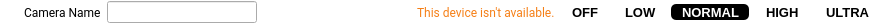
<?xml version="1.0" encoding="UTF-8"?>
<ui version="4.0">
 <class>VideoControlWidget</class>
 <widget class="QWidget" name="VideoControlWidget">
  <property name="geometry">
   <rect>
    <x>0</x>
    <y>0</y>
    <width>879</width>
    <height>24</height>
   </rect>
  </property>
  <property name="minimumSize">
   <size>
    <width>0</width>
    <height>24</height>
   </size>
  </property>
  <property name="maximumSize">
   <size>
    <width>16777215</width>
    <height>24</height>
   </size>
  </property>
  <property name="windowTitle">
   <string>Form</string>
  </property>
  <property name="styleSheet">
   <string notr="true">.QWidget {
	background-color: white;
	border-radius: 5px;
}

QRadioButton::indicator {
	width: 0px; 
	height: 0px; 
}

QRadioButton {
	background-color: transparent;
	color: black;
	border-radius: 5px;
	padding-left:5px;
	padding-right:5px;
	font-family: &quot;Roboto&quot;;
	font-size: 10pt;
	font-weight: bold;
}

QRadioButton:checked {
	background-color: black;
	color: white;
}</string>
  </property>
  <layout class="QHBoxLayout" name="horizontalLayout">
   <property name="leftMargin">
    <number>0</number>
   </property>
   <property name="topMargin">
    <number>0</number>
   </property>
   <property name="rightMargin">
    <number>0</number>
   </property>
   <property name="bottomMargin">
    <number>0</number>
   </property>
   <item>
    <widget class="QLabel" name="graphicLabel">
     <property name="minimumSize">
      <size>
       <width>18</width>
       <height>18</height>
      </size>
     </property>
     <property name="maximumSize">
      <size>
       <width>18</width>
       <height>18</height>
      </size>
     </property>
     <property name="styleSheet">
      <string notr="true">qproperty-pixmap: url(:/icons/camera_black_18px.png);</string>
     </property>
    </widget>
   </item>
   <item>
    <widget class="QLabel" name="nameLabel">
     <property name="font">
      <font>
       <family>Roboto</family>
      </font>
     </property>
     <property name="text">
      <string>Camera Name</string>
     </property>
    </widget>
   </item>
   <item>
    <widget class="QLineEdit" name="nameLineEdit">
     <property name="minimumSize">
      <size>
       <width>150</width>
       <height>0</height>
      </size>
     </property>
    </widget>
   </item>
   <item>
    <widget class="QPushButton" name="editNameButton">
     <property name="cursor">
      <cursorShape>PointingHandCursor</cursorShape>
     </property>
     <property name="styleSheet">
      <string notr="true">qproperty-icon: url(:/icons/edit_black_18px.png);</string>
     </property>
     <property name="text">
      <string/>
     </property>
     <property name="flat">
      <bool>true</bool>
     </property>
    </widget>
   </item>
   <item>
    <spacer name="horizontalSpacer">
     <property name="orientation">
      <enum>Qt::Horizontal</enum>
     </property>
     <property name="sizeHint" stdset="0">
      <size>
       <width>386</width>
       <height>16</height>
      </size>
     </property>
    </spacer>
   </item>
   <item>
    <widget class="QLabel" name="unavailableLabel">
     <property name="font">
      <font>
       <family>Roboto</family>
      </font>
     </property>
     <property name="styleSheet">
      <string notr="true">color: #F57F17;</string>
     </property>
     <property name="text">
      <string>This device isn't available.</string>
     </property>
    </widget>
   </item>
   <item>
    <widget class="QRadioButton" name="disabledRadioButton">
     <property name="text">
      <string>OFF </string>
     </property>
     <property name="checked">
      <bool>false</bool>
     </property>
    </widget>
   </item>
   <item>
    <widget class="QRadioButton" name="lowRadioButton">
     <property name="text">
      <string>LOW </string>
     </property>
     <property name="checked">
      <bool>false</bool>
     </property>
    </widget>
   </item>
   <item>
    <widget class="QRadioButton" name="normalRadioButton">
     <property name="text">
      <string>NORMAL </string>
     </property>
     <property name="checked">
      <bool>true</bool>
     </property>
    </widget>
   </item>
   <item>
    <widget class="QRadioButton" name="highRadioButton">
     <property name="text">
      <string>HIGH </string>
     </property>
    </widget>
   </item>
   <item>
    <widget class="QRadioButton" name="ultraRadioButton">
     <property name="text">
      <string>ULTRA </string>
     </property>
    </widget>
   </item>
  </layout>
 </widget>
 <resources/>
 <connections/>
</ui>
